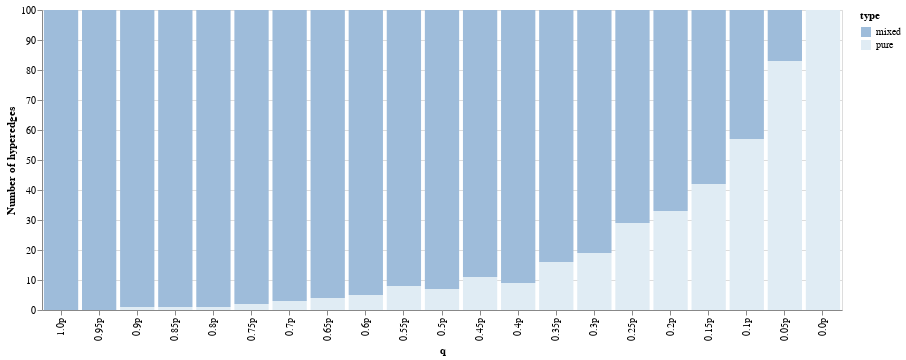

Notebook cell for this chart:
### Code cell
alt.Chart(df_sim).mark_bar().encode(
    x=alt.X('q:O', sort=q_frac_order),
    y=alt.Y('count', title="Number of hyperedges"),
    color=alt.Color('type', 
    scale = alt.Scale(domain=['mixed', "pure"], range=['#9ebcda', '#e0ecf4']))
).properties(
    width=800,
    height=300
)

### Figure 1 — Vega-Lite specification as saved in the notebook (floating-point values rounded to 4 significant figures)
{"config": {"view": {"continuousWidth": 300, "continuousHeight": 300}}, "data": {"name": "data-62cc462d6cd815f0e0e2ce5089d0070e"}, "mark": {"type": "bar"}, "encoding": {"color": {"field": "type", "scale": {"domain": ["mixed", "pure"], "range": ["#9ebcda", "#e0ecf4"]}, "type": "nominal"}, "x": {"field": "q", "sort": ["1.0p", "0.95p", "0.9p", "0.85p", "0.8p", "0.75p", "0.7p", "0.65p", "0.6p", "0.55p", "0.5p", "0.45p", "0.4p", "0.35p", "0.3p", "0.25p", "0.2p", "0.15p", "0.1p", "0.05p", "0.0p"], "type": "ordinal"}, "y": {"field": "count", "title": "Number of hyperedges", "type": "quantitative"}}, "height": 300, "width": 800, "$schema": "https://vega.github.io/schema/vega-lite/v5.14.1.json", "datasets": {"data-62cc462d6cd815f0e0e2ce5089d0070e": [{"sim": 0, "type": "pure", "count": 0, "q": "1.0p"}, {"sim": 0, "type": "mixed", "count": 100, "q": "1.0p"}, {"sim": 1, "type": "pure", "count": 0, "q": "0.95p"}, {"sim": 1, "type": "mixed", "count": 100, "q": "0.95p"}, {"sim": 2, "type": "pure", "count": 1, "q": "0.9p"}, {"sim": 2, "type": "mixed", "count": 99, "q": "0.9p"}, {"sim": 3, "type": "pure", "count": 1, "q": "0.85p"}, {"sim": 3, "type": "mixed", "count": 99, "q": "0.85p"}, {"sim": 4, "type": "pure", "count": 1, "q": "0.8p"}, {"sim": 4, "type": "mixed", "count": 99, "q": "0.8p"}, {"sim": 5, "type": "pure", "count": 2, "q": "0.75p"}, {"sim": 5, "type": "mixed", "count": 98, "q": "0.75p"}, {"sim": 6, "type": "pure", "count": 3, "q": "0.7p"}, {"sim": 6, "type": "mixed", "count": 97, "q": "0.7p"}, {"sim": 7, "type": "pure", "count": 4, "q": "0.65p"}, {"sim": 7, "type": "mixed", "count": 96, "q": "0.65p"}, {"sim": 8, "type": "pure", "count": 5, "q": "0.6p"}, {"sim": 8, "type": "mixed", "count": 95, "q": "0.6p"}, {"sim": 9, "type": "pure", "count": 8, "q": "0.55p"}, {"sim": 9, "type": "mixed", "count": 92, "q": "0.55p"}, {"sim": 10, "type": "pure", "count": 7, "q": "0.5p"}, {"sim": 10, "type": "mixed", "count": 93, "q": "0.5p"}, {"sim": 11, "type": "pure", "count": 11, "q": "0.45p"}, {"sim": 11, "type": "mixed", "count": 89, "q": "0.45p"}, {"sim": 12, "type": "pure", "count": 9, "q": "0.4p"}, {"sim": 12, "type": "mixed", "count": 91, "q": "0.4p"}, {"sim": 13, "type": "pure", "count": 16, "q": "0.35p"}, {"sim": 13, "type": "mixed", "count": 84, "q": "0.35p"}, {"sim": 14, "type": "pure", "count": 19, "q": "0.3p"}, {"sim": 14, "type": "mixed", "count": 81, "q": "0.3p"}, {"sim": 15, "type": "pure", "count": 29, "q": "0.25p"}, {"sim": 15, "type": "mixed", "count": 71, "q": "0.25p"}, {"sim": 16, "type": "pure", "count": 33, "q": "0.2p"}, {"sim": 16, "type": "mixed", "count": 67, "q": "0.2p"}, {"sim": 17, "type": "pure", "count": 42, "q": "0.15p"}, {"sim": 17, "type": "mixed", "count": 58, "q": "0.15p"}, {"sim": 18, "type": "pure", "count": 57, "q": "0.1p"}, {"sim": 18, "type": "mixed", "count": 43, "q": "0.1p"}, {"sim": 19, "type": "pure", "count": 83, "q": "0.05p"}, {"sim": 19, "type": "mixed", "count": 17, "q": "0.05p"}, {"sim": 20, "type": "pure", "count": 100, "q": "0.0p"}, {"sim": 20, "type": "mixed", "count": 0, "q": "0.0p"}]}}
